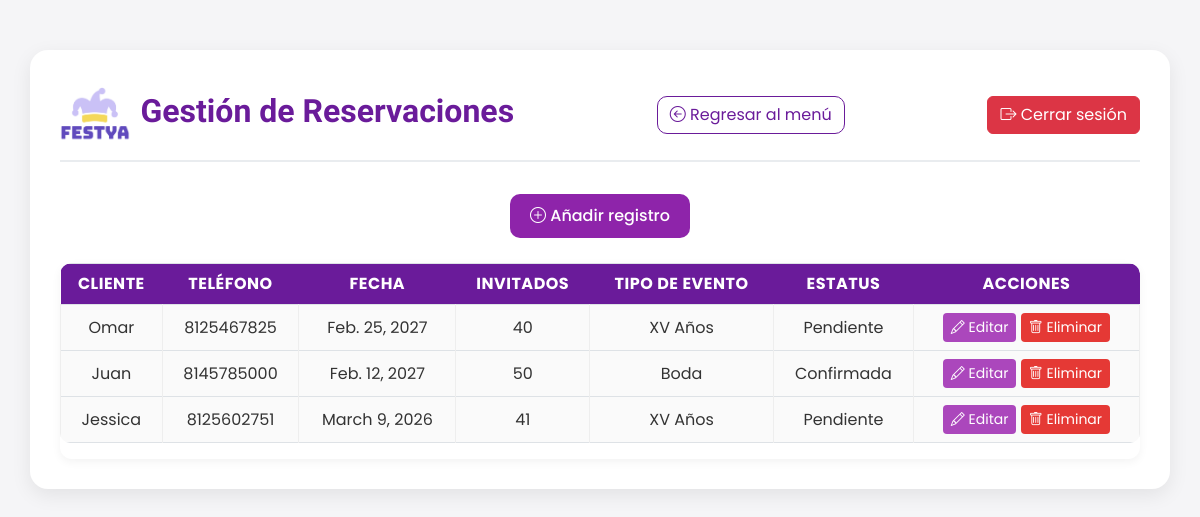
Screenshot of /reservaciones/admin/gestion/ (signed in) with the database file from the repository.
### reservaciones/models.py (models this page shows, shortened)
class Reservacion(models.Model):
    ESTATUS = [
        ("pendiente", "Pendiente"),
        ("confirmada", "Confirmada"),
        ("realizada", "Realizada"),
    ]
    TIPOS_EVENTO = [
        ("cumpleaños", "Cumpleaños"),
        ("boda", "Boda"),
        ("xv", "XV Años"),
        ("infantil", "Evento Infantil"),
        ("corporativo", "Evento Corporativo"),
        ("otro", "Otro"),
    ]
    nombreCliente = models.CharField(max_length=100)
    telefono = models.CharField(max_length=10, validators=[MinLengthValidator(10)])
    fechaEvento = models.DateField(unique=True)
    numInvitados = models.PositiveSmallIntegerField(
        validators=[MinValueValidator(1), MaxValueValidator(50)],
        help_text="1 a 50 invitados permitidos"
    )
    estatus = models.CharField(max_length=10, choices=ESTATUS, default="pendiente")
    tipoEvento = models.CharField(max_length=20, choices=TIPOS_EVENTO, default="cumpleaños")

### reservaciones/views.py (the view)
# urls.py: path('admin/gestion/', views.gestion_admin, name='gestion_admin'),
@login_required
def gestion_admin(request):
    reservaciones = Reservacion.objects.all()
    return render(request, 'reservaciones/gestion_admin.html', {'reservaciones': reservaciones})

### reservaciones/templates/reservaciones/gestion_admin.html (shortened to what this page needs)
{% extends 'base.html' %}
{% load static %}
{% block content %}
<link href="https://cdn.jsdelivr.net/npm/bootstrap@5.3.0/dist/css/bootstrap.min.css" rel="stylesheet">
<link rel="stylesheet" href="{% static 'reservaciones/css/gestion_admin.css' %}">
<div class="container">
    <div class="header-admin">
        <div class="d-flex align-items-center">
            <img src="{% static 'reservaciones/img/LOGO.png' %}" alt="Logo">
            <h2>Gestión de Reservaciones</h2>
        </div>
        <a href="{% url 'index' %}" class="btn btn-regresar">
            <i class="bi bi-arrow-left-circle"></i> Regresar al menú
        </a>
        <a href="{% url 'cerrar_sesion' %}" class="btn btn-danger">
            <i class="bi bi-box-arrow-right"></i> Cerrar sesión
        </a>
    </div>
    <div class="botones">
        <a href="{% url 'agregar_reservacion' %}" class="btn btn-agregar"><i class="bi bi-plus-circle"></i> Añadir
            registro</a>
    </div>
    <div class="table-responsive">
        <table class="table table-bordered text-center align-middle">
            <thead>
                <tr>
                    <th>Cliente</th>
                    <th>Teléfono</th>
                    <th>Fecha</th>
                    <th>Invitados</th>
                    <th>Tipo de Evento</th>
                    <th>Estatus</th>
                    <th>Acciones</th>
                </tr>
            </thead>
            <tbody>
                {% for r in reservaciones %}
                <tr>
                    <td>{{ r.nombreCliente }}</td>
                    <td>{{ r.telefono }}</td>
                    <td>{{ r.fechaEvento }}</td>
                    <td>{{ r.numInvitados }}</td>
                    <td>{{ r.get_tipoEvento_display }}</td>
                    <td>{{ r.get_estatus_display }}</td>
                    <td>
                        <a href="{% url 'actualizar_reservacion' r.id %}" class="btn btn-editar btn-sm">
                            <i class="bi bi-pencil"></i> Editar
                        </a>
                        <a href="{% url 'eliminar_reservacion' r.id %}" class="btn btn-eliminar btn-sm"
                            onclick="return confirm('¿Seguro que quieres eliminar esta reservación?')">
                            <i class="bi bi-trash"></i> Eliminar
                        </a>
                    </td>
                </tr>
                {% empty %}
                <tr>
                    <td colspan="7" class="text-center">No hay reservaciones registradas.</td>
                </tr>
                {% endfor %}
            </tbody>
        </table>
    </div>
</div>
{% endblock %}

### inicio/static/css/styles.css (style rules this page uses)
:root { --primario: #604abd; --secundario: #cac1f6; --secundario-light: #f1eeff; --secundario-dark: #837aae; --terciario: #f4d85a; --terciario-light: #fff6cd; --terciario-dark: #b39e40; --blanco: #fff; --semi-blanco: #f8f8f8; --gris: #efefef; --gris-fuerte: #4b4b4b; --negro: #343434; --transparente: rgba(255, 255, 255, 0); --shadow: rgba(165,145,239,0.30); }
html { font-size: 100%; }
body { font-family: 'Poppins', sans-serif; font-size: 1rem; }
h2 { font-family: 'Bungee'; font-size: 3rem; }
.btn { border-radius: 5px; padding: 8px 15px; transition: ease 0.3s; }

### reservaciones/static/reservaciones/css/gestion_admin.css (style rules this page uses)
body { background-color: #f5f5f7; font-family: "Poppins", sans-serif; color: #333; }
.container { background: #fff; border-radius: 18px; padding: 30px; box-shadow: 0 6px 20px rgba(0, 0, 0, 0.08); margin-top: 50px; transition: all 0.3s ease; }
.header-admin { display: flex; justify-content: space-between; align-items: center; margin-bottom: 2rem; border-bottom: 2px solid #e9ecef; padding-bottom: 10px; }
.header-admin img { height: 70px; }
.header-admin h2 { color: #6a1b9a; font-weight: 600; margin-left: 10px; }
.btn-regresar { background-color: #fff; border: 1.5px solid #6a1b9a; color: #6a1b9a; border-radius: 10px; transition: all 0.3s ease; }
.botones { text-align: center; margin-bottom: 25px; }
.botones a { margin: 0 5px; border-radius: 10px; padding: 10px 20px; font-weight: 500; transition: all 0.3s ease-in-out; }
.btn-agregar { background-color: #8e24aa; color: #fff; border: none; }
.table { border-radius: 10px; overflow: hidden; background-color: #fff; }
.table th { background-color: #6a1b9a; color: white; border: none; text-transform: uppercase; letter-spacing: 0.5px; }
.table td { background-color: #fafafa; color: #333; border-color: #eee; }
.btn-editar { background-color: #ab47bc; color: white; border: none; transition: 0.3s; }
.btn-eliminar { background-color: #e53935; color: white; border: none; transition: 0.3s; }
.table-responsive { box-shadow: 0 3px 10px rgba(0, 0, 0, 0.05); border-radius: 12px; }

### rows the page displays
Reservacion: nombreCliente "Omar", telefono "8125467825", fechaEvento "Feb. 25, 2027", numInvitados "40", tipoEvento "XV Años", estatus "Pendiente"
Reservacion: nombreCliente "Juan", telefono "8145785000", fechaEvento "Feb. 12, 2027", numInvitados "50", tipoEvento "Boda", estatus "Confirmada"
Reservacion: nombreCliente "Jessica", telefono "8125602751", fechaEvento "March 9, 2026", numInvitados "41", tipoEvento "XV Años", estatus "Pendiente"
